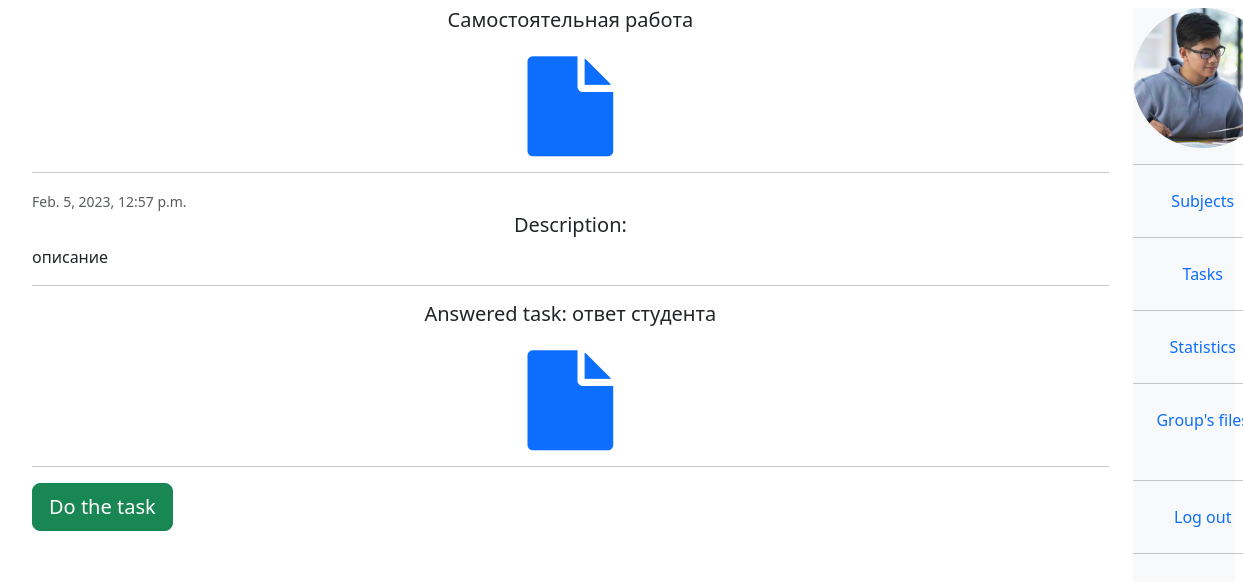
Page /task/CommonTask/45 (signed in) on the earlier database version.
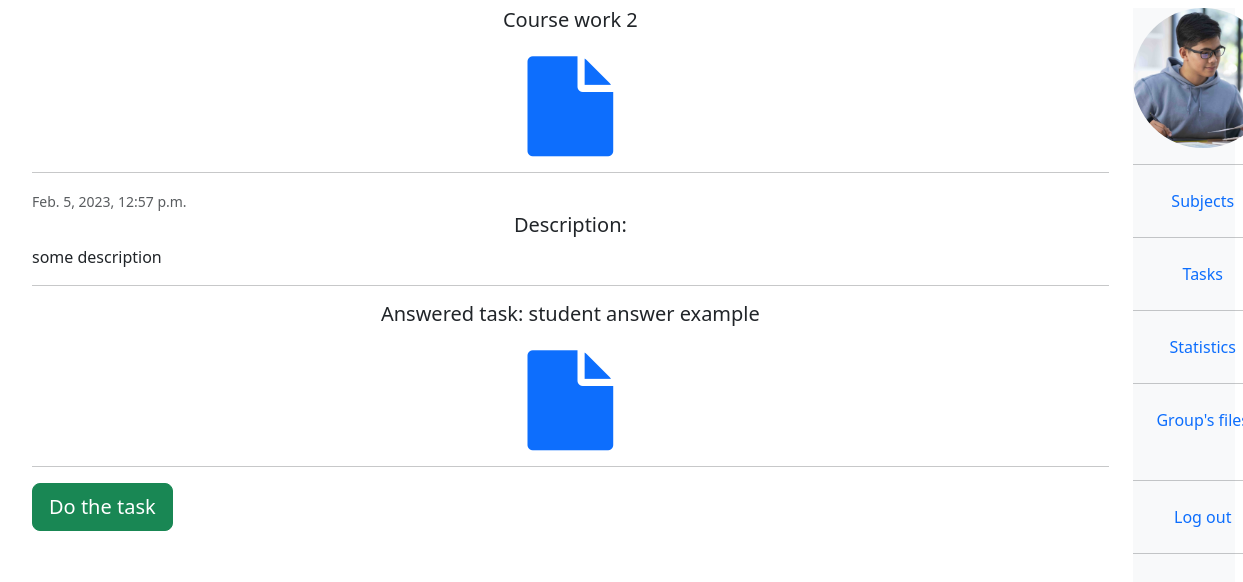
Same page on the later database version.
### univ_app/models.py (models this page shows, shortened)
class Task(models.Model):
    title = models.CharField(max_length=200, default="", blank=True)
    description = models.TextField(default="", blank=True)
    subject = models.ForeignKey(
        "Subject", blank=True, null=True, on_delete=models.SET_NULL
    )
    created_at = models.DateTimeField(auto_now_add=True, null=True, blank=True)
    created_by = models.ForeignKey(
        "Teacher", blank=True, null=True, on_delete=models.SET_NULL
    )
    class Meta:
        abstract = True
    def get_type(self):
        return str(self.__class__.__name__)

class CommonTask(Task):
    file = models.FileField(upload_to="uploads/common_tasks/", blank=True, null=True)

class AnsweredTask(models.Model):
    ASSIGNED = "ASSIGNED"
    DONE = "DONE"
    PASSED = "PASSED"
    EVALUATED = "EVALUATED"
    CHECKED = "CHECKED"  # for InfoTask
    STATUS_CHOICES = (
        (ASSIGNED, "Assigned"),
        (DONE, "Done"),
        (PASSED, "Passed"),
        (EVALUATED, "Evaluated"),
        (CHECKED, "CHECKED"),
    )
    student = models.ForeignKey(
        "Student", blank=True, null=True, on_delete=models.SET_NULL
    )
    finished_at = models.DateTimeField(auto_now_add=True, blank=True, null=True)
    status = models.CharField(
        max_length=255, choices=STATUS_CHOICES, default=ASSIGNED, blank=True
    )
    class Meta:
        abstract = True

class AnsweredCommonTask(AnsweredTask):
    grade = models.IntegerField(null=True, blank=True)
    answer = models.TextField(null=True, default="")
    file = models.FileField(
        upload_to="uploads/answered_common_tasks/", blank=True, null=True
    )
    common_task = models.ForeignKey(
        "CommonTask", blank=True, null=True, on_delete=models.CASCADE
    )
    comment_from_teacher = models.TextField(default="", blank=True)

### univ_app/decorators.py (the view)
        def wrapper(request, *args, **kwargs):
            group = None
            if request.user.groups.exists():
                group = request.user.groups.all()[0].name
            if group in allowed_groups:
                return view_func(request, *args, **kwargs)
            return HttpResponse("Permission denied")

### univ_app/templatetags/user_tags.py (called while the page is built)
@register.filter(name="has_group")
def has_group(user, group_name):
    return user.groups.filter(name=group_name).exists()

### univ_app/utils.py (called while the page is built)
def get_task(task_type, task_id):
    match task_type:
        case TaskTypes.common_task.value:
            return get_object_or_404(CommonTask, id=task_id)
        case TaskTypes.test.value:
            return get_object_or_404(Test, id=task_id)
        case TaskTypes.info_task.value:
            return get_object_or_404(InfoTask, id=task_id)

def is_teacher(user) -> bool:
    return user.groups.filter(name="teacher").exists()

def get_answered_task(task, student):
    task_type = task.get_type()
    match task_type:
        case "CommonTask":
            answered_task = AnsweredCommonTask.objects.get(
                common_task=task, student=student
            )
        case "Test":
            answered_task = TakenTest.objects.get(related_test=task, student=student)
        case "InfoTask":
            answered_task = AnsweredInfoTask.objects.get(
                related_info_task=task, student=student
            )
    return answered_task

### templates/mutual_views/ts_task.html (shortened to what this page needs)
{%extends "base.html"%}
{%load user_tags%}
{% block ts_task %}
      <div class = "container justify-content-between mx-auto">
        <h5 class="mb-1 text-center">{{task.title}}
          {% if task.file%}
          <br>
          <br>
          <a class="mb-1" href = {{task.file.url}}> <i class="fa fa-file fa-5x"></i> </a>
          {%endif%}
        </h5>
        <hr>
        <small class="text-muted">{{task.created_at}}</small>
          <h5 class = "text-center"> Description:</h5>
          <p class="mb-1">{{task.description}}</p>
          <hr>
        {%if ans_task%}
          {% if ans_task.file%}
          <h5 class = "text-center">
            Answered task: {{ans_task.answer}}
            <br>
            <br>
            <a class="mb-1" href = {{ans_common_task.file.url}}> <i class="fa fa-file fa-5x"></i> </a>
          </h5>
            <hr>
          {%endif%}
        {%endif%}
        {% if not request.user|has_group:'teacher' %}
        {%if ans_task.status == "PASSED" or ans_task.status == "EVALUATED" %}
        {%else%}
        <a class = "btn btn-success btn-lg " href ="{% url 's_answer_task' task.get_type task.id %}" name="button">
          {%if task.get_type == "InfoTask"%}
            Read it
          {%else%}
            {%if ans_task.status == "DONE"%}
              Change the answer
            {%elif ans_task.status == "ASSIGNED"%}
              Do the task
            {%endif%}
          {%endif%}
        {%endif%}
      </a>
    {%endif%}
  </div>
{% endblock %}

Differences in the rows shown:
changed CommonTask: title "Самостоятельная работа" → "Course work 2"; description "описание" → "some description"
changed AnsweredCommonTask: answer "ответ студента" → "student answer example"
